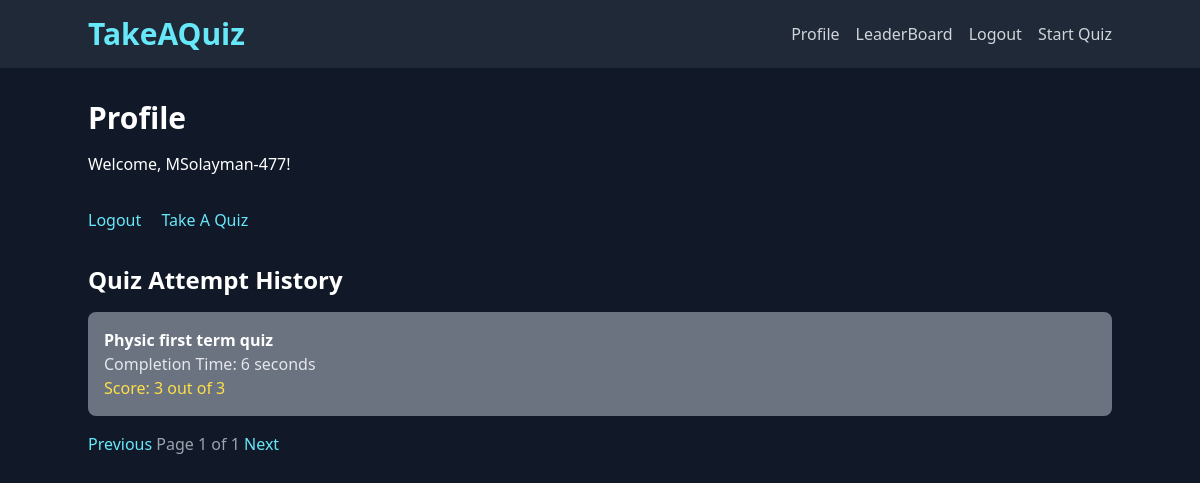
Page /account/profile/ (signed in) on the earlier database version.
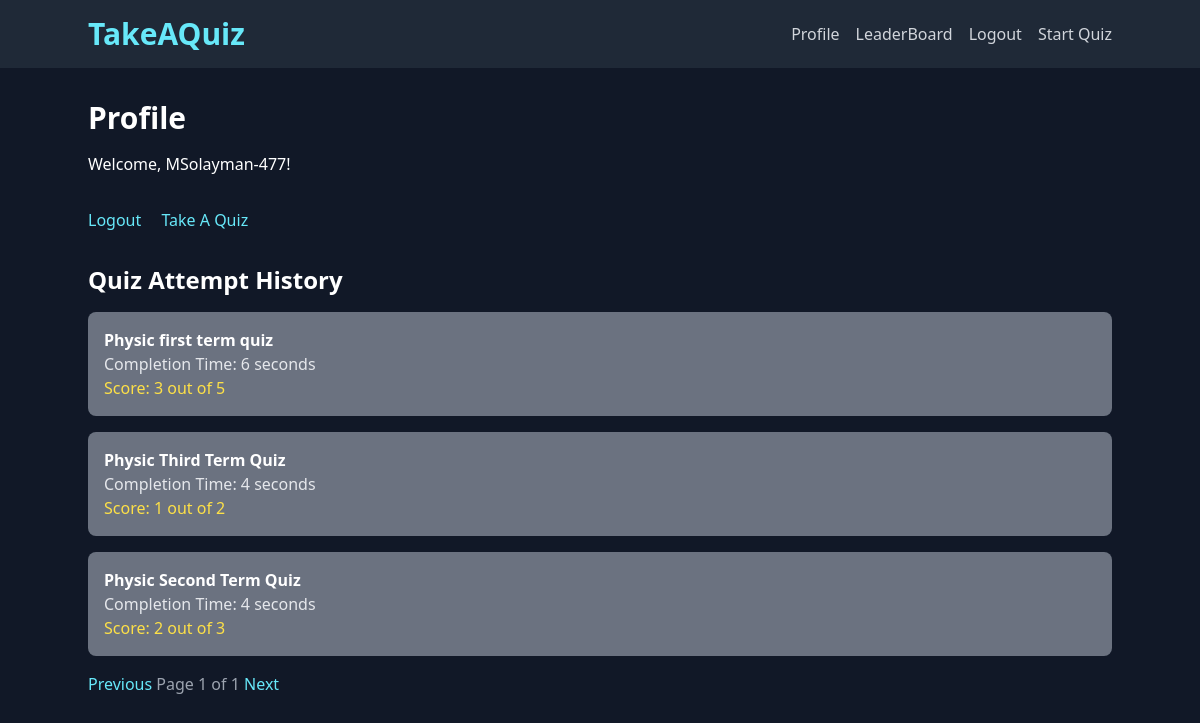
Same page on the later database version.
### quizz/models.py (models this page shows, shortened)
class QuizAttempt(models.Model):
    user = models.ForeignKey(User, on_delete=models.CASCADE)
    quiz = models.ForeignKey(Quiz, on_delete=models.CASCADE)
    total_limit_seconds = models.IntegerField(default=0)
    completion_time = models.PositiveIntegerField(default=0)
    score = models.PositiveIntegerField(null=True, blank=True)

class Quiz(models.Model):
    title = models.CharField(max_length=255)
    description = models.CharField(max_length=255, default="")
    category = models.ForeignKey(Category, on_delete=models.CASCADE)
    has_time_limit = models.BooleanField(default=False)
    time_limit_seconds = models.PositiveIntegerField(default=0)
    total_marks=models.PositiveIntegerField(default=0)

### userauth/views.py (the view)
# urls.py: path('profile/', views.profile, name='profile'),
def profile(request):
    user = request.user
    quiz_history = QuizAttempt.objects.filter(user=user)
    context = {
        'user': user,
        'quiz_history': quiz_history,
    }
    return render(request, 'userauth/profile.html', context)

### userauth/templates/userauth/profile.html (shortened to what this page needs)
{% extends 'base.html' %}
{% block content %}
<div class="container mx-auto mt-8">
  <h2 class="text-3xl font-semibold mb-4">Profile</h2>
  <p>Welcome, {{ user.username }}!</p>
  <div class="mt-8">
    <a href="{% url 'logout' %}" class="text-cyan-300 hover:underline">Logout</a>
    <a href="{% url 'takequiz' %}" class="ml-4 text-cyan-300 hover:underline">Take A Quiz</a>
  </div>
  <div class="mt-8">
    <h3 class="text-2xl font-semibold mb-4">Quiz Attempt History</h3>
    <ul class="space-y-4" id="quiz-attempts">
      {% for attempt in quiz_history %}
        <li class="bg-gray-500 text-white p-4 rounded-lg">
          <strong>{{ attempt.quiz.title }}</strong>
          <p class="text-gray-200">Completion Time: {{ attempt.completion_time }} seconds</p>
          {% if attempt.score %}
            <p class="text-yellow-300">Score: {{ attempt.score }} out of {{ attempt.quiz.total_marks }}</p>
          {% else %}
            <p class="text-red-300">Score: Not yet scored</p>
          {% endif %}
        </li>
      {% empty %}
        <li class="text-gray-400">No quiz attempts yet.</li>
      {% endfor %}
    </ul>
    <div class="mt-4">
      <button id="prev-page" class="text-cyan-300 hover:underline" disabled>Previous</button>
      <span id="page-info" class="text-gray-400"></span>
      <button id="next-page" class="text-cyan-300 hover:underline" disabled>Next</button>
    </div>
  </div>
</div>
{% endblock %}

### templates/base.html (shortened to what this page needs)
<!DOCTYPE html>
{% load static %}
<html lang="en">
<head>
    <script src="https://cdn.tailwindcss.com"></script>
</head>
<body class="bg-gray-900 text-white">
    <nav class="bg-gray-800 p-4">
        <div class="container mx-auto flex justify-between items-center">
            <a class="text-cyan-300 text-3xl font-semibold transition duration-300 ease-in-out transform hover:scale-105"
                href="/">TakeAQuiz</a>
            <ul class="flex space-x-4">
                {% if user.is_authenticated %}
                <li><a href="{% url 'profile' %}"
                        class="text-gray-300 hover:text-cyan-300 transition duration-300 ease-in-out transform hover:scale-105">Profile</a>
                </li>
                <li><a href="{% url 'leaderboard' %}"
                    class="text-gray-300 hover:text-cyan-300 transition duration-300 ease-in-out transform hover:scale-105">LeaderBoard</a>
                 </li>
                <li><a href="{% url 'logout' %}"
                        class="text-gray-300 hover:text-cyan-300 transition duration-300 ease-in-out transform hover:scale-105">Logout</a>
                </li>
                <li><a href="{% url 'takequiz' %}"
                        class="text-gray-300 hover:text-cyan-300 transition duration-300 ease-in-out transform hover:scale-105">Start Quiz</a>
                </li>
                {% endif %}
            </ul>
        </div>
    </nav>
    <div class="container mx-auto mt-8">
        {% block content %}
        {% endblock %}
    </div>
</body>
</html>

Differences in the rows shown:
changed through a linked row, QuizAttempt "Physic first term quiz": quiz.total_marks "3" → "5"
added QuizAttempt: quiz "Physic Third Term Quiz", completion_time "4", score "1", quiz.total_marks "2"
added QuizAttempt: quiz "Physic Second Term Quiz", completion_time "4", score "2", quiz.total_marks "3"
